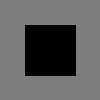
Frame 1 (no input)
Frame 60 (the mouse pressed at the canvas centre just before this capture): identical to frame 1, image omitted
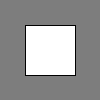
Frame 120 (the mouse held since frame 60 and released just before this capture)

The Processing sketch that drew these frames (run headless with seeded random() and noise(); from frame 60 on, the mouse is pressed at the canvas centre):

// Processing sketch: mousePressed_2_6_v2
// ── mousePressed_2_6_v2.pde
//2a-Mouse Evenets Example 2.6
//3a-mousePressed Exa,p;e 2.6.v2

//set the fill to white and draw a square.
//otherwise set the fill to black and draw a square.

void setup() {
  size(100,100);
  background(125);
  fill(0);
}

void draw(){ 
   rect(25,25,50,50); 
}

void mousePressed(){  
   fill(255);
}

void mouseReleased(){
   fill(0);
 }
 
